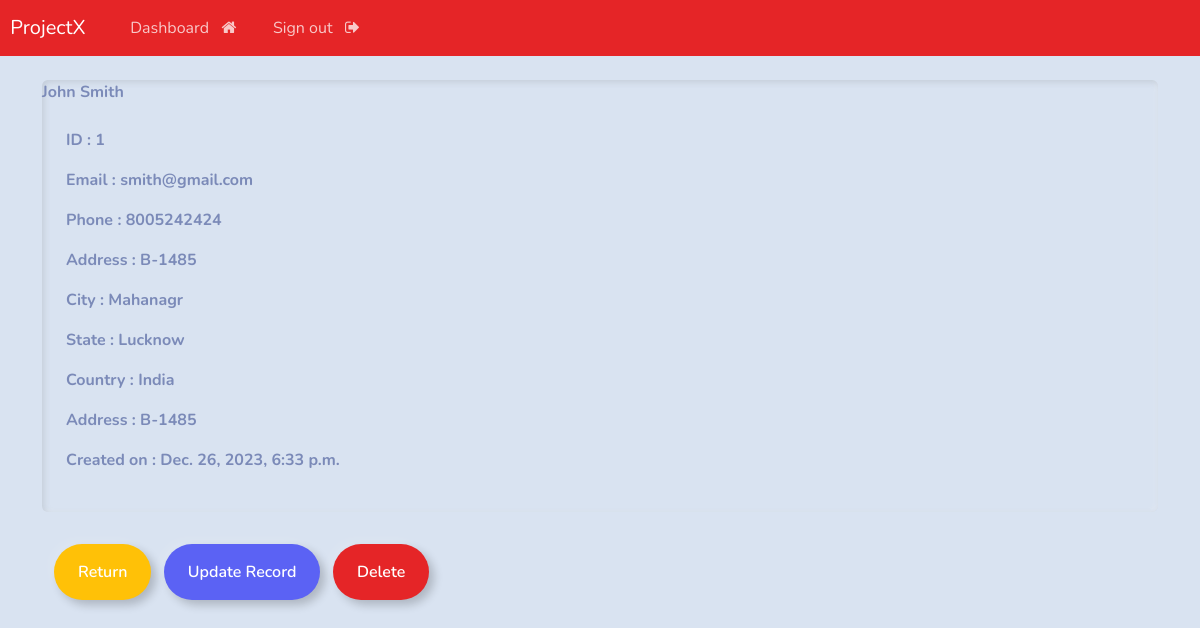
/view-record/1 (signed in), run on the app's committed database.
### webapp/models.py (models this page shows, shortened)
class Record(models.Model):
    creation_date = models.DateTimeField(auto_now_add = True)
    first_name = models.CharField(max_length=100)
    last_name = models.CharField(max_length=100)
    email = models.CharField(max_length=100)
    phone = models.CharField(max_length=100)
    address = models.CharField(max_length=100)
    city = models.CharField(max_length=100)
    state = models.CharField(max_length=100)
    country = models.CharField(max_length=100)

### webapp/views.py (the view)
# urls.py: path('view-record/<int:pk>', views.view_record, name="view-record"),
@login_required(login_url='login')
def view_record(request, pk):
    all_records = Record.objects.get(id=pk)
    context = {'record': all_records}
    return render (request, 'webapp/crud/view-record.html', context=context)

### webapp/templates/webapp/crud/view-record.html (shortened to what this page needs)
{% extends 'webapp/base.html' %}
{% load crispy_forms_tags %}
{% block content %}
<div class="card">
    <strong>{{record.first_name}} {{record.last_name}}</strong>
    <div class="card-body">
        <p><strong>ID : {{record.id}}</strong></p>
        <p><strong>Email : {{record.email}}</strong></p>
        <p><strong>Phone : {{record.phone}}</strong></p>
        <p><strong>Address : {{record.address}}</strong></p>
        <p><strong>City : {{record.city}}</strong></p>
        <p><strong>State : {{record.state}}</strong></p>
        <p><strong>Country : {{record.country}}</strong></p>
        <p><strong>Address : {{record.address}}</strong></p>
        <p><strong>Created on : {{record.creation_date}}</strong></p>
    </div>
</div>
<div class="container">
    <a href="{% url 'dashboard' %}" class="btn btn-outline-warning">Return</a>
    <a href="{% url 'update-record' record.id %}" class="btn btn-outline-info">Update Record</a>
    <a href="{% url 'delete-record' record.id %}" class="btn btn-outline-danger">Delete</a>
</div>
{%endblock%}

### data on the page
Record: first_name "John", last_name "Smith", id "1", email "smith@gmail.com", phone "8005242424", address "B-1485", city "Mahanagr", state "Lucknow", country "India", creation_date "Dec. 26, 2023, 6:33 p.m."
